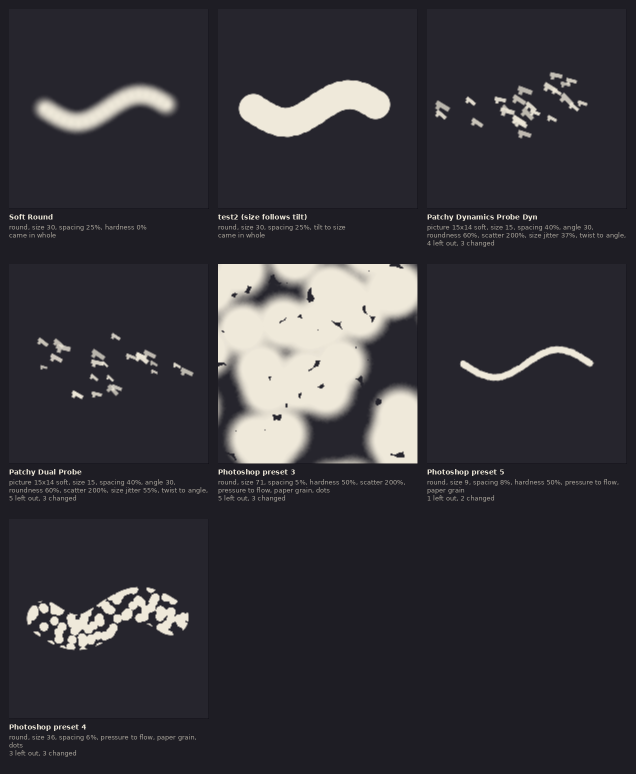
#> input picture brand/ab/brush-import/photoshop-dark.png, 1272 x 1548 px (shown at 1/2 size); its folder holds 2 pictures in this run
$ python tools-room-sheet.py ../../../brand/ab/brush-import ../../../brand/ab/brush-import/gimp-light.png ../../../brand/ab/brush-import/gimp-light.png 5
#> lines starting #> are read from the running program, lines starting #| are printed output that depends on the picture
# Puts the Tools menu and each submenu, open in turn, on one sheet per theme.
#   python3 scripts/docs/ab/tools-room-sheet.py <shots dir> <out prefix> "<heading>" [<crop tall lists to this height>]
# The shots come from scripts/docs/ab/tools-room.cjs. Lists taller than the crop (Saved brushes, which is a list of your
# own brushes and is the same before and after) are cut there.
import sys
from PIL import Image, ImageDraw, ImageFont

src, out, heading = sys.argv[1:4]
cut = int(sys.argv[4]) if len(sys.argv) > 4 else 700
BG = {'dark': (20, 18, 28), 'light': (255, 250, 242)}
FG = {'dark': (235, 232, 245), 'light': (40, 34, 30)}
font = ImageFont.truetype('/usr/share/fonts/truetype/dejavu/DejaVuSans.ttf', 15)
pad, gap, wide = 24, 24, 1700

for theme in ('dark', 'light'):
    names = sorted((f for f in __import__('os').listdir(src) if f.endswith(f'-{theme}.png')), key=lambda f: (f != f'tools-root-{theme}.png', int(f.split('-')[2]) if f.startswith('tools-sub') else 0))
    shots = []
    for f in names:
        im = Image.open(f'{src}/{f}').convert('RGB')
#> im is the input picture: PIL image 1272x1548 RGB; mean R, G, B 52.7, 51.3, 56.8
        if im.height > cut:
            im = im.crop((0, 0, im.width, cut))
        shots.append(im)
    rows, row, x = [], [], pad
    for im in shots:
        if x + im.width + pad > wide and row:
            rows.append(row)
            row, x = [], pad
        row.append(im)
        x += im.width + gap
#> this loop made 1 pass
#> x on pass 1: 1320
#> after the loop, row = 1 item; rows = []; x = 1320
    rows.append(row)
    height = 48 + sum(max(i.height for i in r) + gap for r in rows) + pad
#> height = 101
    sheet = Image.new('RGB', (wide, height), BG[theme])
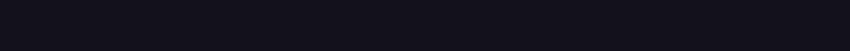
#> sheet: PIL image 1700x101 RGB (shown at 1/2 size); mean R, G, B 20, 18, 28
    d = ImageDraw.Draw(sheet)
    d.text((pad, 16), heading, font=font, fill=FG[theme])
    y = 48
    for r in rows:
        x = pad
        for im in r:
            sheet.paste(im, (x, y))
            x += im.width + gap
        y += max(i.height for i in r) + gap
#> this loop made 1 pass
#> y on pass 1: 77
#> after the loop, y = 77
    sheet.save(f'{out}-{theme}.png')
#> pass 2 of the loop `for theme in ('dark', 'light'):`:
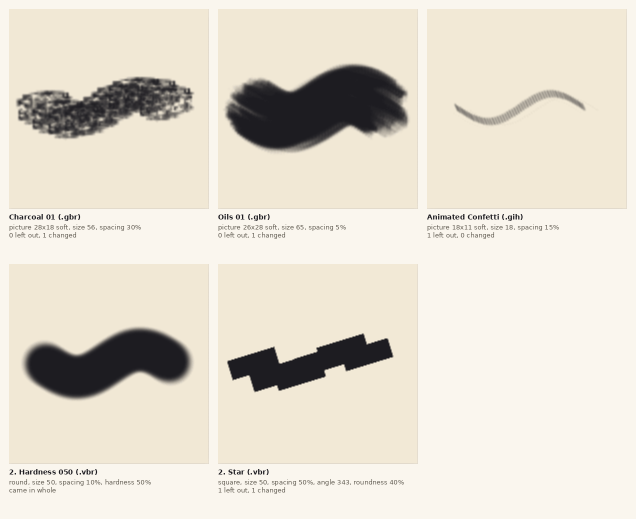
#> input picture brand/ab/brush-import/gimp-light.png, 1272 x 1038 px (shown at 1/2 size)
#> im is the input picture: PIL image 1272x1038 RGB; mean R, G, B 226.6, 220.2, 207.5
#> the loop `for im in shots:` made 1 pass
#> after the loop `for im in shots:`: x = 1320
#> `sheet = Image.new('RGB', (wide, height), BG[theme])`:
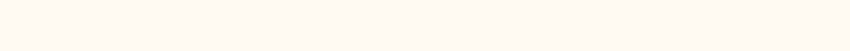
#> sheet: PIL image 1700x101 RGB (shown at 1/2 size); mean R, G, B 255, 250, 242
#> the loop `for r in rows:` made 1 pass
#> after the loop `for r in rows:`: y = 77
